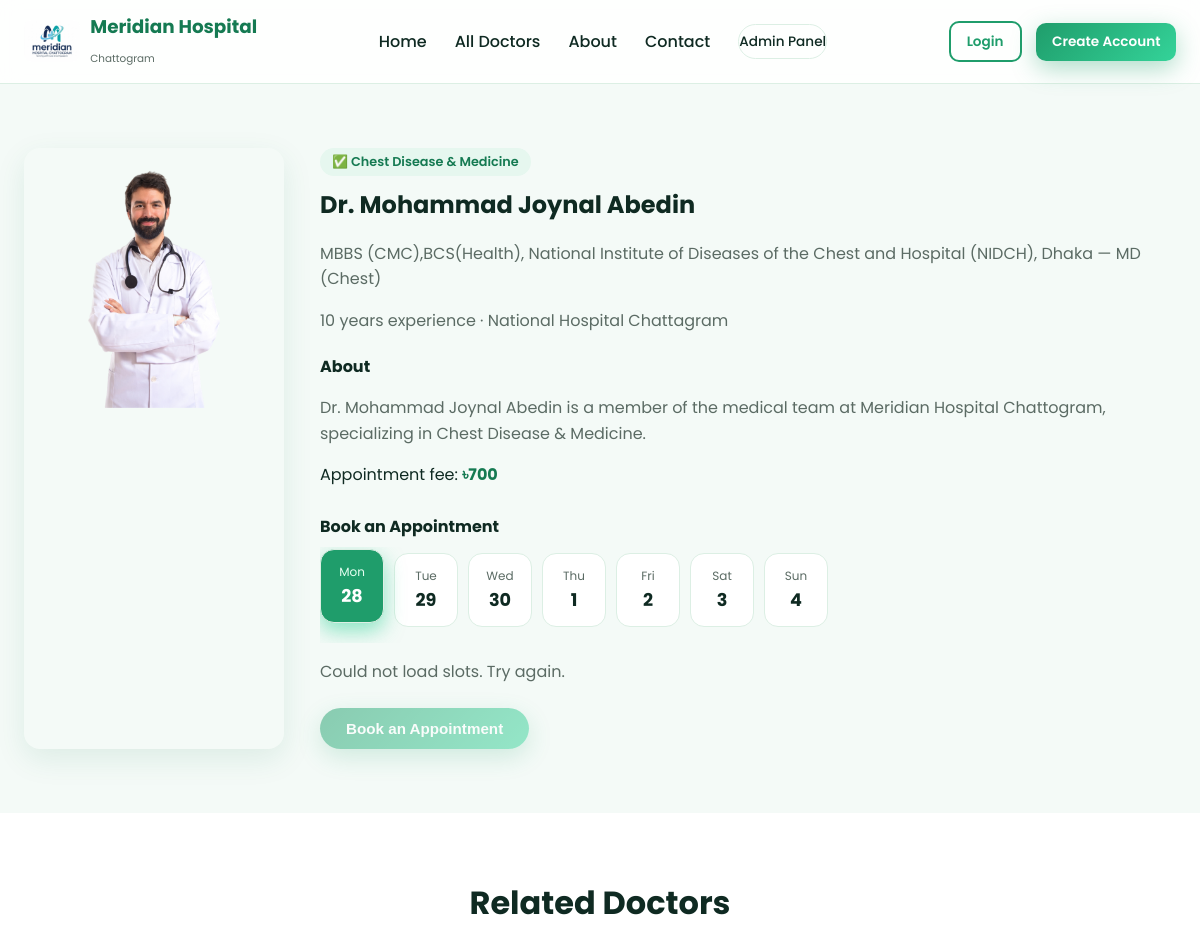
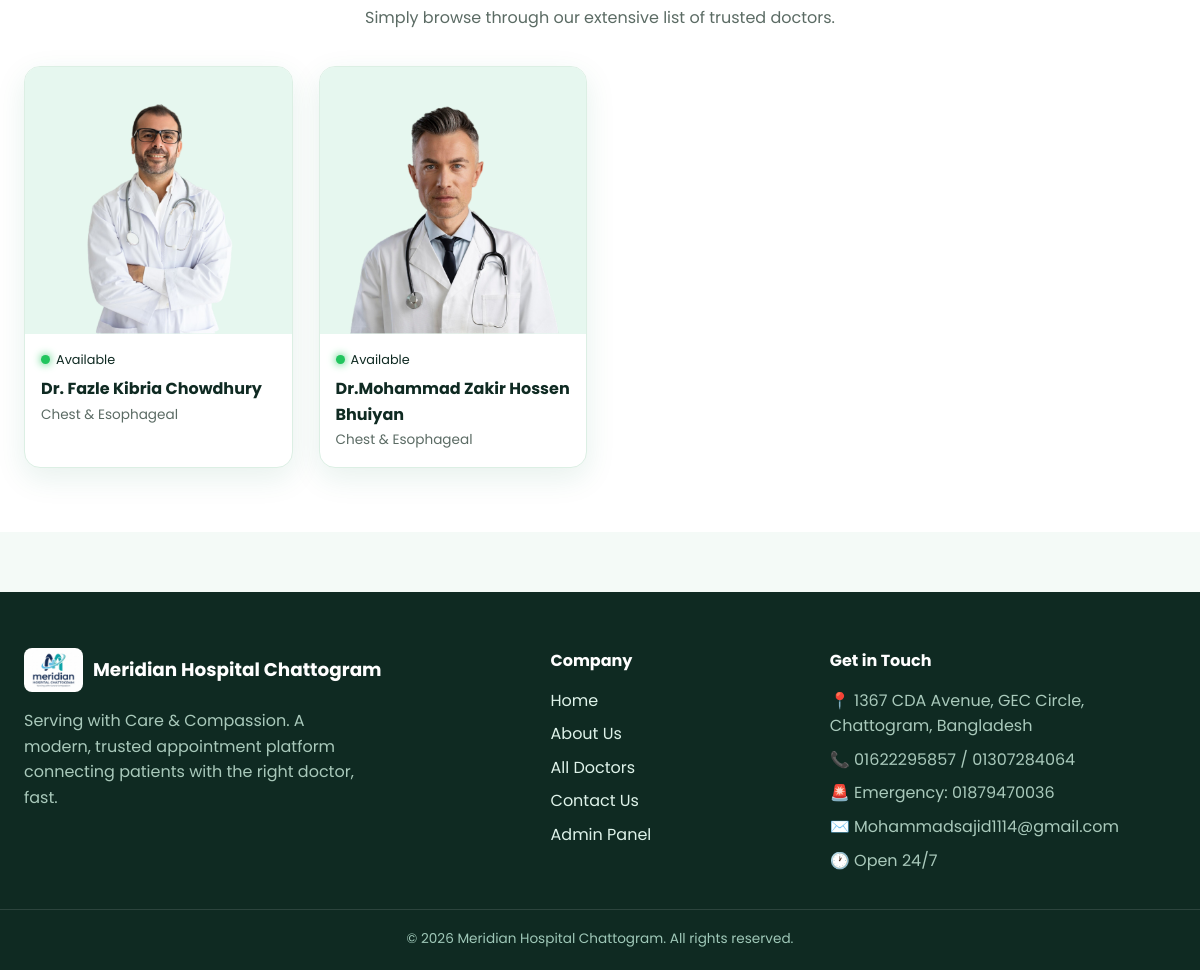
The page /doctor.php?id=1 on the database its author committed (2 pictures, top to bottom).
### tables this page shows
CREATE TABLE `doctors` (
  `id` INT UNSIGNED AUTO_INCREMENT PRIMARY KEY,
  `category_id` INT UNSIGNED DEFAULT NULL,
  `sub_category_id` INT UNSIGNED DEFAULT NULL,
  `name` VARCHAR(150) NOT NULL,
  `designation` VARCHAR(255) DEFAULT NULL,
  `image_path` VARCHAR(255) DEFAULT NULL,
  `signature_path` VARCHAR(255) DEFAULT NULL,
  `degree` TEXT DEFAULT NULL,
  `higher_degree` TEXT DEFAULT NULL,
  `phone` VARCHAR(30) DEFAULT NULL,
  `bmdc_number` VARCHAR(30) DEFAULT NULL,
  `email` VARCHAR(150) DEFAULT NULL,
  `work_place` VARCHAR(255) DEFAULT NULL,
  `password_hash` VARCHAR(255) DEFAULT NULL,
  `specialist_in` VARCHAR(255) DEFAULT NULL,
  `experience_years` INT DEFAULT 0,
  `fee` DECIMAL(10,2) DEFAULT 0,
  `about` TEXT DEFAULT NULL,
  `priority` INT DEFAULT 0,
  `status` ENUM('approved','pending','hold','banned') NOT NULL DEFAULT 'pending',
  `editing_status` ENUM('locked','unlocked') NOT NULL DEFAULT 'unlocked',
  `created_at` DATETIME NOT NULL DEFAULT CURRENT_TIMESTAMP,
  FOREIGN KEY (`category_id`) REFERENCES `categories`(`id`) ON DELETE SET NULL,
  FOREIGN KEY (`sub_category_id`) REFERENCES `categories`(`id`) ON DELETE SET NULL
);

### includes/functions.php (called while the page is built, shortened)
<?php
function clean($str): string {
    return htmlspecialchars(trim($str ?? ''), ENT_QUOTES, 'UTF-8');
}
function format_money($n): string {
    return '৳' . number_format((float)$n, 0);
}
function doctor_image_url(?string $path): string {
    return BASE_URL . ltrim($path, '/');
}
function next_days(int $count = 7): array {
    $days = [];
    for ($i = 0; $i < $count; $i++) {
        $ts = strtotime("+{$i} day");
        $days[] = [
            'date'      => date('Y-m-d', $ts),
            'day_label' => date('D', $ts),
            'day_num'   => date('j', $ts),
            'month'     => date('M', $ts),
        ];
    }
    return $days;
}

### doctor.php (the view, shortened to what this page needs)
<?php
require_once __DIR__ . '/includes/functions.php';
$id = (int)($_GET['id'] ?? 0);
$stmt = $pdo->prepare("SELECT d.*, s.name AS subcat_name FROM doctors d LEFT JOIN categories s ON s.id = d.sub_category_id WHERE d.id = ? AND d.status = 'approved'");
$stmt->execute([$id]);
$doctor = $stmt->fetch();
$days = next_days(7);
$rel = $pdo->prepare("SELECT * FROM doctors WHERE sub_category_id <=> ? AND id != ? AND status='approved' LIMIT 4");
$rel->execute([$doctor['sub_category_id'], $doctor['id']]);
$related = $rel->fetchAll();
include __DIR__ . '/includes/header.php';
?>
<section class="section">
  <div class="container">
    <div class="profile-grid" data-aos="fade-up">
      <div class="profile-photo">
        <img src="<?= doctor_image_url($doctor['image_path']) ?>" alt="<?= clean($doctor['name']) ?>">
      </div>
      <div class="profile-info">
        <span class="badge-verified">✅ <?= clean($doctor['subcat_name'] ?: $doctor['specialist_in']) ?></span>
        <h1 style="margin:10px 0 2px;"><?= clean($doctor['name']) ?></h1>
        <p class="muted"><?= clean($doctor['degree']) ?><?= $doctor['higher_degree'] ? ' — ' . clean($doctor['higher_degree']) : '' ?></p>
        <p class="muted"><?= (int)$doctor['experience_years'] ?> years experience · <?= clean($doctor['work_place']) ?></p>
        <h4 style="margin-top:20px;">About</h4>
        <p class="muted"><?= nl2br(clean($doctor['about'])) ?></p>
        <p style="margin-top:12px;">Appointment fee: <span class="fee-tag"><?= format_money($doctor['fee']) ?></span></p>
        <h4 style="margin-top:26px;">Book an Appointment</h4>
        <div class="date-tabs">
          <?php foreach ($days as $d): ?>
            <div class="date-tab" data-date="<?= $d['date'] ?>">
              <div class="d"><?= $d['day_label'] ?></div>
              <div class="n"><?= $d['day_num'] ?></div>
            </div>
          <?php endforeach; ?>
        </div>
        <div class="slot-grid" id="slot-grid" data-doctor-id="<?= (int)$doctor['id'] ?>">
        </div>
        <form method="post" action="book-appointment.php">
          <button type="submit" id="book-btn" class="btn btn-primary magnetic" disabled>Book an Appointment</button>
        </form>
      </div>
    </div>
  </div>
</section>
<?php if ($related): ?>
<section class="section" style="background:#fff;">
  <div class="container">
    <h2 class="section-title text-center">Related Doctors</h2>
    <p class="section-sub text-center">Simply browse through our extensive list of trusted doctors.</p>
    <div class="doctor-grid">
      <?php foreach ($related as $d): ?>
        <a href="doctor.php?id=<?= (int)$d['id'] ?>" class="doctor-card">
          <div class="img-wrap"><img src="<?= doctor_image_url($d['image_path']) ?>" alt="<?= clean($d['name']) ?>" loading="lazy"></div>
          <div class="info">
            <div class="availability"><span class="dot green"></span> Available</div>
            <h4><?= clean($d['name']) ?></h4>
            <div class="spec"><?= clean($d['specialist_in']) ?></div>
          </div>
        </a>
      <?php endforeach; ?>
    </div>
  </div>
</section>
<?php endif; ?>
<?php include __DIR__ . '/includes/footer.php'; ?>

### assets/css/style.css (style rules this page uses)
:root { --primary: #1f9d6b; --primary-dark: #157a52; --primary-light: #e6f7ef; --accent: #34d399; --accent-glow: rgba(52, 211, 153, .55); --text-dark: #0f2a22; --text-muted: #5b6b64; --bg: #f4faf7; --card-bg: #ffffff; --border: #dcefe4; --yellow: #f2b705; --orange: #f08c2b; --red: #e5484d; --blue: #3b82f6; --radius: 16px; --shadow: 0 10px 30px rgba(23, 122, 82, .10); --shadow-lg: 0 20px 50px rgba(23, 122, 82, .18); }
* { box-sizing:border-box; }
html { scroll-behavior:smooth; }
body { margin:0; font-family:'Poppins','Segoe UI',sans-serif; color:var(--text-dark); background:var(--bg); line-height:1.6; }
a { text-decoration:none; color:inherit; }
img { max-width:100%; display:block; }
.container { max-width:1200px; margin:0 auto; padding:0 24px; }
.section { padding:64px 0; }
.text-center { text-align:center; }
.muted { color:var(--text-muted); }
h1,h2,h3,h4 { margin:0 0 .5em; font-weight:700; color:var(--text-dark); }
.section-title { font-size:2rem; margin-bottom:8px; }
.section-sub { color:var(--text-muted); margin-bottom:36px; }
.btn { display:inline-flex; align-items:center; justify-content:center; gap:8px; padding:12px 26px; border-radius:999px; border:none; cursor:pointer; font-weight:600; font-size:.95rem; transition:transform .25s ease, box-shadow .25s ease, background .25s ease; }
.btn-primary { background:linear-gradient(135deg, var(--primary), var(--accent)); color:#fff; box-shadow:0 8px 24px rgba(31,157,107,.35); }
.btn[disabled] { opacity:.5; cursor:not-allowed; transform:none !important; }
.magnetic { position:relative; will-change:transform; }
.doctor-grid { display:grid; grid-template-columns:repeat(auto-fill,minmax(230px,1fr)); gap:26px; }
.doctor-card { background:var(--card-bg); border-radius:var(--radius); overflow:hidden; border:1px solid var(--border); box-shadow:var(--shadow); transition:transform .3s ease, box-shadow .3s ease; cursor:pointer; }
.doctor-card .img-wrap { background:var(--primary-light); aspect-ratio:1/1; overflow:hidden; position:relative; }
.doctor-card .img-wrap img { width:100%; height:100%; object-fit:cover; transition:transform .4s ease; }
.doctor-card .info { padding:16px; }
.availability { display:flex; align-items:center; gap:6px; font-size:.8rem; margin-bottom:6px; }
.dot { width:9px; height:9px; border-radius:50%; display:inline-block; }
.dot.green { background:#22c55e; box-shadow:0 0 8px #22c55e; }
.doctor-card h4 { margin:0 0 2px; font-size:1rem; }
.doctor-card .spec { color:var(--text-muted); font-size:.85rem; }
.profile-grid { display:flex; gap:36px; flex-wrap:wrap; }
.profile-photo { width:260px; border-radius:var(--radius); overflow:hidden; box-shadow:var(--shadow); }
.profile-info { flex:1 1 380px; }
.badge-verified { display:inline-flex; align-items:center; gap:6px; background:var(--primary-light); color:var(--primary-dark); padding:4px 12px; border-radius:999px; font-size:.8rem; font-weight:600; }
.fee-tag { font-weight:700; color:var(--primary-dark); }
.date-tabs { display:flex; gap:10px; overflow-x:auto; padding:6px 0 16px; }
.date-tab { min-width:64px; text-align:center; padding:12px 8px; border-radius:14px; border:1px solid var(--border); cursor:pointer; background:#fff; transition:all .25s ease; flex-shrink:0; }
.date-tab .d { font-size:.75rem; color:var(--text-muted); }
.date-tab .n { font-size:1.1rem; font-weight:700; }
.date-tab.active { background:var(--primary); color:#fff; box-shadow:0 8px 20px var(--accent-glow); transform:translateY(-4px); }
.date-tab.active .d { color:#e7fff2; }
.slot-grid { display:flex; flex-wrap:wrap; gap:12px; margin:16px 0 24px; }
[data-aos] { opacity:0; transition-property:opacity, transform; }
[data-aos].aos-animate { opacity:1; }
[data-aos="fade-up"] { transform:translateY(30px); }
[data-aos="fade-up"].aos-animate { transform:translateY(0); }

### rows shown on the page
doctors: image_path (picture), specialist_in "Chest Disease & Medicine", name "Dr. Mohammad Joynal Abedin", degree "MBBS (CMC),BCS(Health), National Institute of Diseases of the Chest and Hospital (NIDCH), Dhaka", higher_degree "MD (Chest)", experience_years "10", work_place "National Hospital Chattagram", about "Dr. Mohammad Joynal Abedin is a member of the medical team at Meridian Hospital Chattogram, specializing in Chest Disease & Medicine.", fee "৳700"
doctors: image_path (picture), name "Dr. Fazle Kibria Chowdhury", specialist_in "Chest & Esophageal"
doctors: image_path (picture), name "Dr.Mohammad Zakir Hossen Bhuiyan", specialist_in "Chest & Esophageal"

### other values the page prints
$d['day_label'] "Mon"
$d['day_num'] "28"
$d['day_label'] "Tue"
$d['day_num'] "29"
$d['day_label'] "Wed"
$d['day_num'] "30"
$d['day_label'] "Thu"
$d['day_num'] "1"
$d['day_label'] "Fri"
$d['day_num'] "2"
$d['day_label'] "Sat"
$d['day_num'] "3"
$d['day_label'] "Sun"
$d['day_num'] "4"
HOSPITAL_ADDRESS "1367 CDA Avenue, GEC Circle, Chattogram, Bangladesh"
